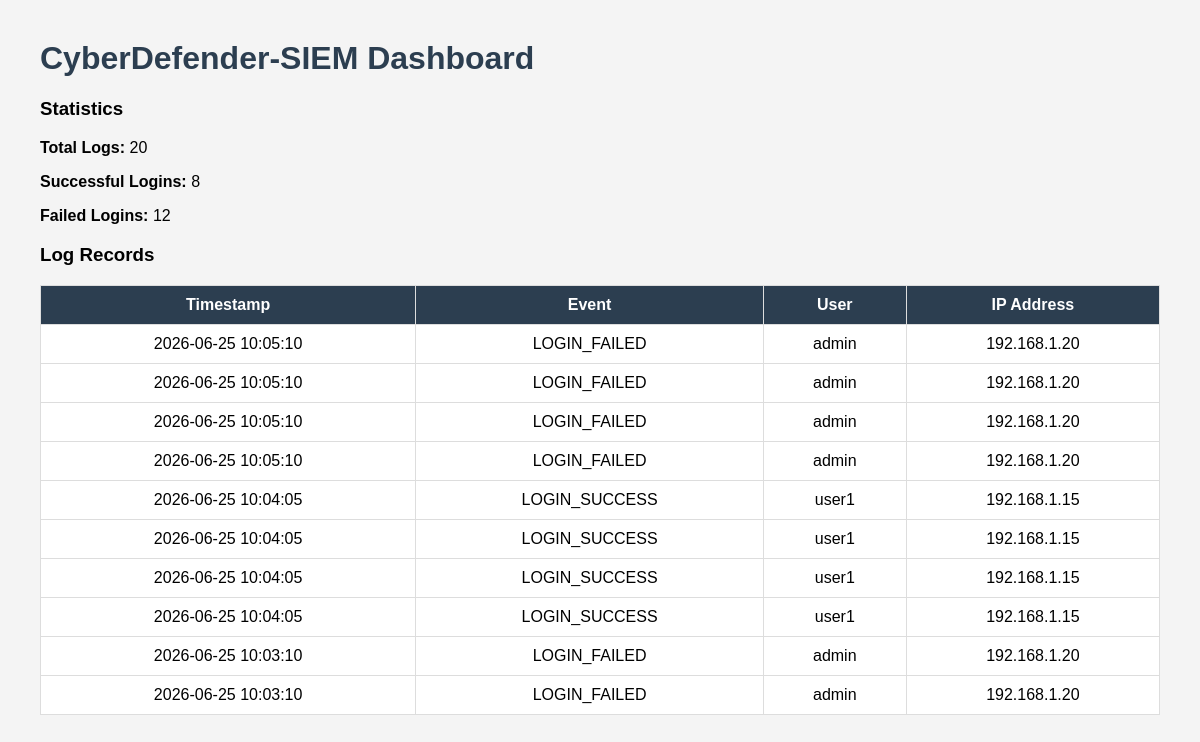
Before: / with the older database file.
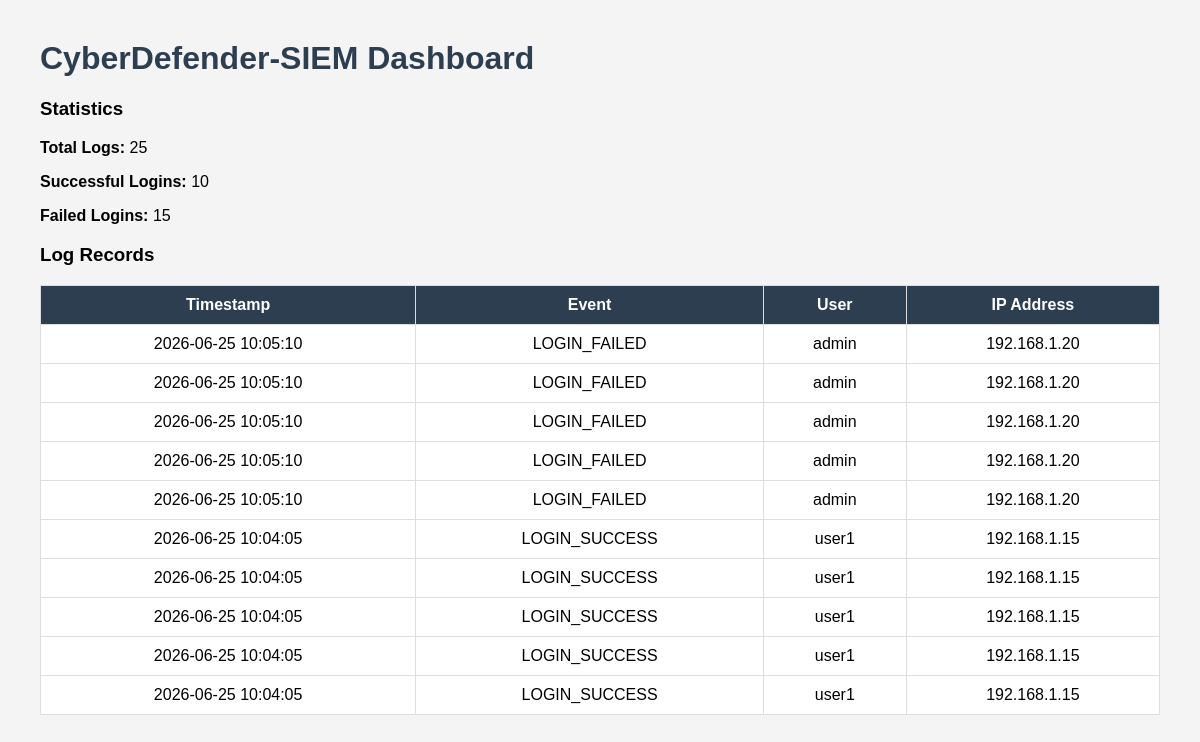
After: the same page with the newer database file.
### tables this page shows
CREATE TABLE logs(
    id INTEGER PRIMARY KEY AUTOINCREMENT,
    timestamp TEXT,
    event TEXT,
    user TEXT,
    ip TEXT
);

### src/web_dashboard.py (the view)
@app.route("/")
def dashboard():
    conn = sqlite3.connect(DATABASE)
    cursor = conn.cursor()
    cursor.execute("SELECT COUNT(*) FROM logs")
    total = cursor.fetchone()[0]
    cursor.execute("SELECT COUNT(*) FROM logs WHERE event='LOGIN_SUCCESS'")
    success = cursor.fetchone()[0]
    cursor.execute("SELECT COUNT(*) FROM logs WHERE event='LOGIN_FAILED'")
    failed = cursor.fetchone()[0]
    cursor.execute("""
        SELECT timestamp, event, user, ip
        FROM logs
        ORDER BY timestamp DESC
        LIMIT 10
    """)
    logs = cursor.fetchall()
    conn.close()
    return render_template(
        "dashboard.html",
        total=total,
        success=success,
        failed=failed,
        logs=logs
    )

### templates/dashboard.html (shortened to what this page needs)
<!DOCTYPE html>
<html>
<head>
</head>
<body>
<h1>CyberDefender-SIEM Dashboard</h1>
<h3>Statistics</h3>
<p><b>Total Logs:</b> {{ total }}</p>
<p><b>Successful Logins:</b> {{ success }}</p>
<p><b>Failed Logins:</b> {{ failed }}</p>
<h3>Log Records</h3>
<table>
<tr>
<th>Timestamp</th>
<th>Event</th>
<th>User</th>
<th>IP Address</th>
</tr>
{% for log in logs %}
<tr>
<td>{{ log[0] }}</td>
<td>{{ log[1] }}</td>
<td>{{ log[2] }}</td>
<td>{{ log[3] }}</td>
</tr>
{% endfor %}
</table>
</body>
</html>

### templates/dashboard.html (style rules this page uses)
body { font-family:Arial; background:#f4f4f4; margin:40px; }
h1 { color:#2c3e50; }
table { width:100%; border-collapse:collapse; background:white; }
th,td { border:1px solid #ddd; padding:10px; text-align:center; }
th { background:#2c3e50; color:white; }

Changed rows visible on the page:
no longer on this page (row unchanged): logs: timestamp "2026-06-25 10:03:10", event "LOGIN_FAILED", user "admin", ip "192.168.1.20"
no longer on this page (row unchanged): logs: timestamp "2026-06-25 10:03:10", event "LOGIN_FAILED", user "admin", ip "192.168.1.20"
added logs: timestamp "2026-06-25 10:05:10", event "LOGIN_FAILED", user "admin", ip "192.168.1.20"
added logs: timestamp "2026-06-25 10:04:05", event "LOGIN_SUCCESS", user "user1", ip "192.168.1.15"
Other visible differences:
{{ total }}: "20" → "25"
{{ success }}: "8" → "10"
{{ failed }}: "12" → "15"
